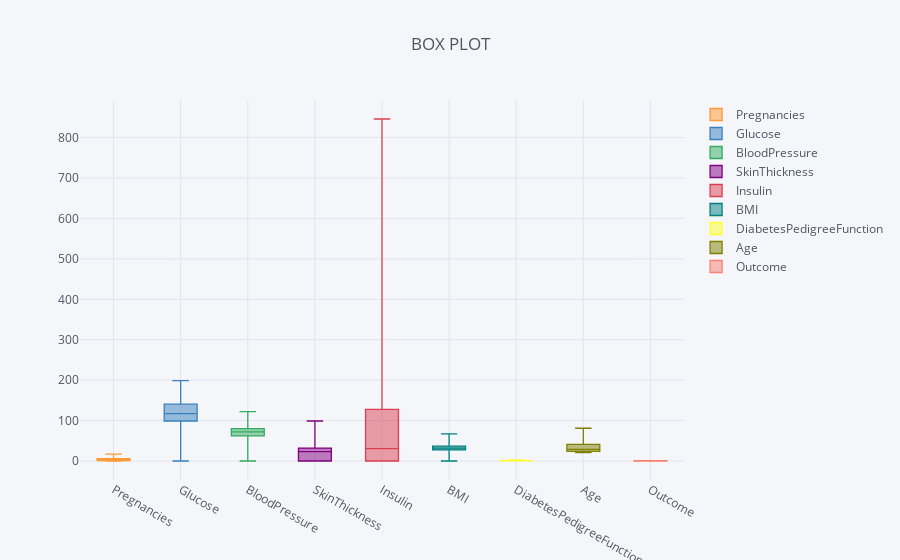

The notebook cell saved with this chart:
### Code cell
df.iplot(kind='box', title='BOX PLOT')

### Figure 1 — Plotly figure (JSON) as saved in the notebook; plotly's stock layout.template omitted (floating-point values rounded to 4 significant figures; data arrays with more than 128 entries replaced by an {"elided": "..."} marker saying what was removed)
{"data": [{"boxpoints": false, "line": {"width": 1.3}, "marker": {"color": "rgba(255, 153, 51, 1.0)"}, "name": "Pregnancies", "orientation": "v", "type": "box", "uid": "fbdd43ad-5894-4ce7-a2af-c374f82c90de", "y": {"elided": "768 int values"}}, {"boxpoints": false, "line": {"width": 1.3}, "marker": {"color": "rgba(55, 128, 191, 1.0)"}, "name": "Glucose", "orientation": "v", "type": "box", "uid": "91413133-6af1-4f8e-b5ab-e581be32f2a4", "y": {"elided": "768 int values"}}, {"boxpoints": false, "line": {"width": 1.3}, "marker": {"color": "rgba(50, 171, 96, 1.0)"}, "name": "BloodPressure", "orientation": "v", "type": "box", "uid": "ee554dc2-f17e-4a9a-ab97-7cb5c7114018", "y": {"elided": "768 int values"}}, {"boxpoints": false, "line": {"width": 1.3}, "marker": {"color": "rgba(128, 0, 128, 1.0)"}, "name": "SkinThickness", "orientation": "v", "type": "box", "uid": "c8e2ba5c-850e-4528-b73f-49ea6f32a9f9", "y": {"elided": "768 int values"}}, {"boxpoints": false, "line": {"width": 1.3}, "marker": {"color": "rgba(219, 64, 82, 1.0)"}, "name": "Insulin", "orientation": "v", "type": "box", "uid": "fa4cc346-1d46-4980-8164-2bd2d6efb28d", "y": {"elided": "768 int values"}}, {"boxpoints": false, "line": {"width": 1.3}, "marker": {"color": "rgba(0, 128, 128, 1.0)"}, "name": "BMI", "orientation": "v", "type": "box", "uid": "0e104a18-9d62-46dc-a97e-e4421d969a66", "y": {"elided": "768 float values"}}, {"boxpoints": false, "line": {"width": 1.3}, "marker": {"color": "rgba(255, 255, 51, 1.0)"}, "name": "DiabetesPedigreeFunction", "orientation": "v", "type": "box", "uid": "8e1b2b68-205f-4639-9ef6-1eb11a3308c5", "y": {"elided": "768 float values"}}, {"boxpoints": false, "line": {"width": 1.3}, "marker": {"color": "rgba(128, 128, 0, 1.0)"}, "name": "Age", "orientation": "v", "type": "box", "uid": "09e5cca8-d90c-4e52-9ac7-7aea5daaa956", "y": {"elided": "768 int values"}}, {"boxpoints": false, "line": {"width": 1.3}, "marker": {"color": "rgba(251, 128, 114, 1.0)"}, "name": "Outcome", "orientation": "v", "type": "box", "uid": "cca13a1e-9723-4bf5-9ce0-f016a32bed4f", "y": {"elided": "768 int values"}}], "layout": {"legend": {"bgcolor": "#F5F6F9", "font": {"color": "#4D5663"}}, "paper_bgcolor": "#F5F6F9", "plot_bgcolor": "#F5F6F9", "title": {"font": {"color": "#4D5663"}, "text": "BOX PLOT"}, "xaxis": {"gridcolor": "#E1E5ED", "showgrid": true, "tickfont": {"color": "#4D5663"}, "title": {"font": {"color": "#4D5663"}, "text": ""}, "zerolinecolor": "#E1E5ED"}, "yaxis": {"gridcolor": "#E1E5ED", "showgrid": true, "tickfont": {"color": "#4D5663"}, "title": {"font": {"color": "#4D5663"}, "text": ""}, "zerolinecolor": "#E1E5ED"}}}
